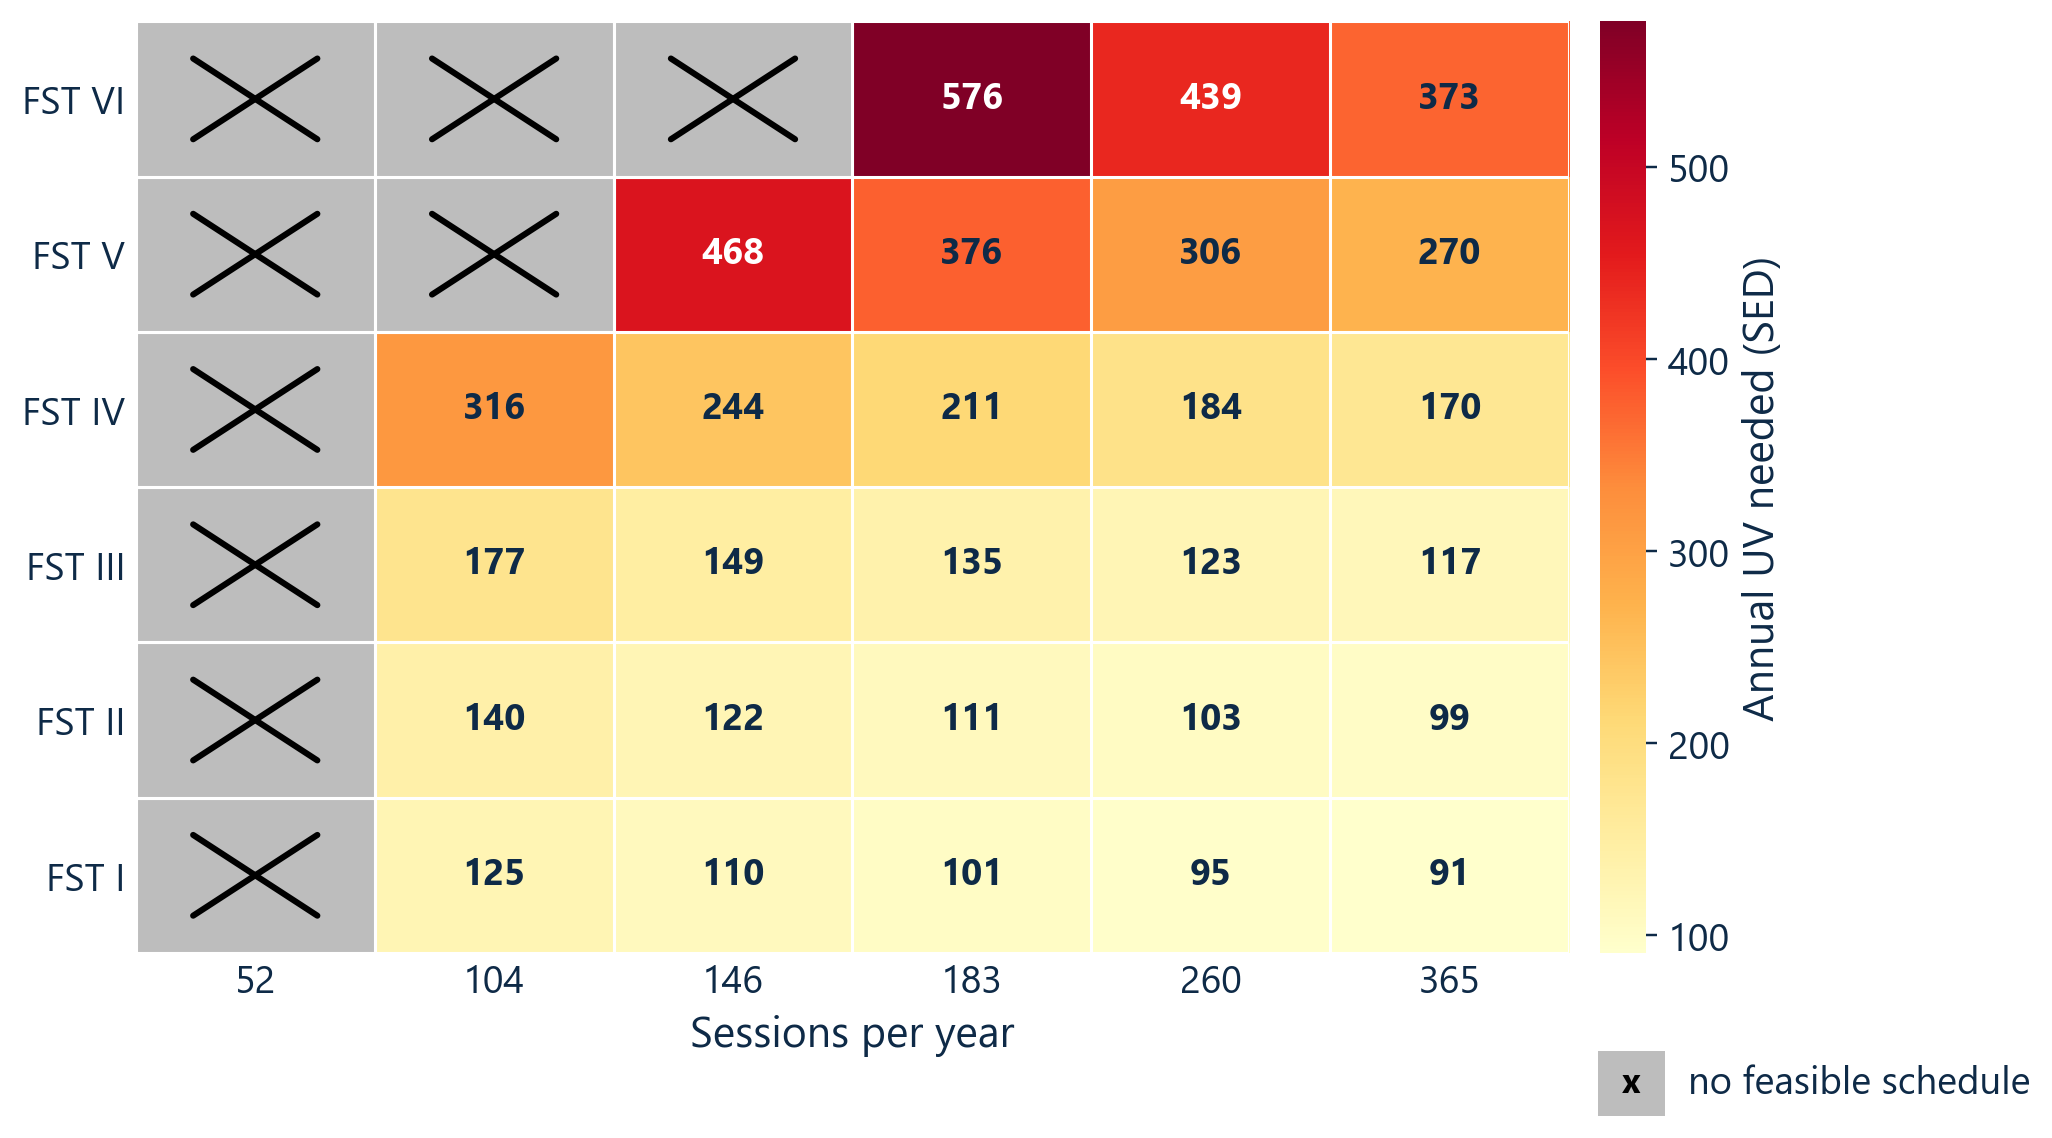

The script that saved this image:
"""F2: feasibility / cumulative-UV heatmap over FST x session budget.

Source: tables/primary_minimum_schedule.csv.
Two outputs, one per spacing mode:
  f2_feasibility_heatmap.png       spacing == 'uniform'  (9 / 36 infeasible)
  f2_feasibility_heatmap_free.png  spacing == 'free'     (7 / 36 infeasible)
"""
import os
import sys

import matplotlib.pyplot as plt
import numpy as np
import pandas as pd
from matplotlib.patches import Rectangle

sys.path.insert(0, os.path.dirname(os.path.abspath(__file__)))
from slidestyle import use_slide_style, FST_LABELS, GREY_INFEASIBLE, TEXT_COLOR  # noqa: E402

HERE = os.path.dirname(os.path.abspath(__file__))
REPO = os.path.abspath(os.path.join(HERE, "..", ".."))
CSV = os.path.join(REPO, "tables", "primary_minimum_schedule.csv")

N_SESSIONS = [52, 104, 146, 183, 260, 365]
FSTS = [1, 2, 3, 4, 5, 6]

CASES = [
    ("uniform", "f2_feasibility_heatmap.png", 9),
    ("free", "f2_feasibility_heatmap_free.png", 7),
]


def grid_for(df, spacing):
    sel = df[df["spacing"] == spacing]
    vals = np.full((len(FSTS), len(N_SESSIONS)), np.nan)
    feas = np.zeros((len(FSTS), len(N_SESSIONS)), dtype=bool)
    for i, fst in enumerate(FSTS):          # row 0 = FST I  (origin='lower')
        for j, n in enumerate(N_SESSIONS):
            row = sel[(sel["fst"] == fst) & (sel["n_sessions"] == n)]
            assert len(row) == 1, f"expected 1 row for fst={fst} n={n} {spacing}, got {len(row)}"
            ok = bool(row["feasible"].iloc[0])
            feas[i, j] = ok
            if ok:
                vals[i, j] = float(row["total_sed"].iloc[0])
    return vals, feas


def draw(spacing, outname, expect_infeasible):
    df = pd.read_csv(CSV)
    vals, feas = grid_for(df, spacing)

    n_infeasible = int((~feas).sum())
    assert n_infeasible == expect_infeasible, (
        f"F2 assertion FAILED ({spacing}): expected {expect_infeasible} "
        f"infeasible cells of {feas.size}, got {n_infeasible}"
    )
    print(f"F2 [{spacing}]: {n_infeasible} of {feas.size} cells infeasible - matches.")

    fig, ax = plt.subplots(figsize=(9, 5.5))
    ax.grid(False)

    vmin = float(np.nanmin(vals))
    vmax = float(np.nanmax(vals))
    im = ax.imshow(vals, origin="lower", aspect="auto", cmap="YlOrRd",
                   vmin=vmin, vmax=vmax,
                   extent=(-0.5, len(N_SESSIONS) - 0.5, -0.5, len(FSTS) - 0.5))

    for i in range(len(FSTS)):
        for j in range(len(N_SESSIONS)):
            if feas[i, j]:
                v = vals[i, j]
                # dark text on the pale end, white on the deep-red end
                frac = (v - vmin) / (vmax - vmin) if vmax > vmin else 0.0
                ax.text(j, i, f"{v:.0f}", ha="center", va="center",
                        fontsize=12, fontweight="bold",
                        color="white" if frac > 0.62 else TEXT_COLOR)
            else:
                ax.add_patch(Rectangle((j - 0.5, i - 0.5), 1, 1,
                                       facecolor=GREY_INFEASIBLE,
                                       edgecolor="white", linewidth=1.0,
                                       zorder=2))
                ax.plot([j - 0.26, j + 0.26], [i - 0.26, i + 0.26],
                        color="black", lw=2.0, zorder=3, solid_capstyle="round")
                ax.plot([j - 0.26, j + 0.26], [i + 0.26, i - 0.26],
                        color="black", lw=2.0, zorder=3, solid_capstyle="round")

    # thin white cell separators
    for j in range(len(N_SESSIONS) + 1):
        ax.axvline(j - 0.5, color="white", lw=1.0, zorder=4)
    for i in range(len(FSTS) + 1):
        ax.axhline(i - 0.5, color="white", lw=1.0, zorder=4)

    ax.set_xticks(range(len(N_SESSIONS)))
    ax.set_xticklabels([str(n) for n in N_SESSIONS])
    ax.set_yticks(range(len(FSTS)))
    ax.set_yticklabels([f"FST {FST_LABELS[f - 1]}" for f in FSTS])
    ax.set_xlabel("Sessions per year")
    ax.tick_params(length=0)
    for s in ("left", "bottom"):
        ax.spines[s].set_visible(False)

    cbar = fig.colorbar(im, ax=ax, pad=0.02, fraction=0.046)
    cbar.set_label("Annual UV needed (SED)")
    cbar.outline.set_visible(False)

    # legend for the infeasible marker
    ax.add_patch(Rectangle((len(N_SESSIONS) - 0.5 + 0.12, -1.55), 0.28, 0.42,
                           facecolor=GREY_INFEASIBLE, edgecolor="none",
                           clip_on=False, zorder=5))
    ax.text(len(N_SESSIONS) - 0.5 + 0.26, -1.34, "x", ha="center", va="center",
            fontsize=11, fontweight="bold", color="black",
            clip_on=False, zorder=6)
    ax.text(len(N_SESSIONS) - 0.5 + 0.5, -1.34,
            "no feasible schedule", ha="left", va="center", fontsize=12.5,
            color=TEXT_COLOR, clip_on=False, zorder=6)

    out = os.path.join(HERE, outname)
    fig.savefig(out)
    plt.close(fig)
    print(f"wrote {out}")


def main():
    use_slide_style()
    for spacing, outname, expect in CASES:
        draw(spacing, outname, expect)


if __name__ == "__main__":
    main()
